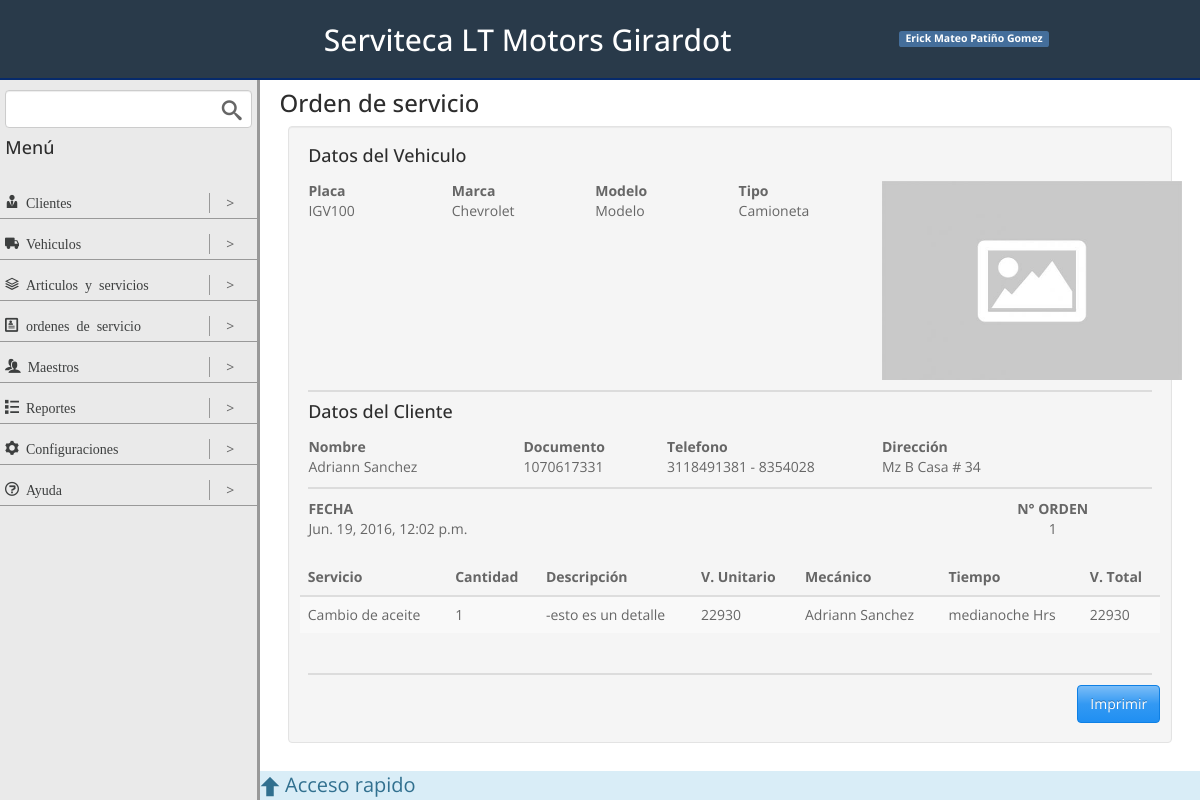
The page /orden-servicio/1/ on the database its author committed.
### ordenes_servicios/models.py (models this page shows, shortened)
class ordenServicioModel(models.Model):
	vehiculo = models.ForeignKey(vehiculoModel,null=False,blank=False)
	fecha = models.DateTimeField(null=False,blank=False,default=datetime.now)
	state = models.PositiveIntegerField(default = 1)

class ordenServicioDetalleModel(models.Model):
	servicio = models.ForeignKey(servicioModel,null=False,blank=False)
	cantidad = models.PositiveIntegerField(null=True,blank=True)
	valorUnitario = models.PositiveIntegerField(null=True,blank=True,verbose_name='V. Unitario')
	valorTotal = models.PositiveIntegerField(null=True,blank=True, verbose_name='V. Total')
	mecanico = models.ForeignKey(mecanicoModel,null=True,blank=True)
	ordenServicio = models.ForeignKey(ordenServicioModel,null=False,blank=False)
	time = models.TimeField(auto_now = False, null = True, blank = True)

### vehiculos/models.py (models this page shows, shortened)
class vehiculoModel(models.Model):
	placa = models.CharField(max_length=10, null=False, blank=False)
	cilindraje = models.IntegerField(null=True, blank=True)
	marca = models.ForeignKey(MarcaModel, null=True, blank=True)
	clase = models.CharField(max_length=50, null=True, blank=True)
	kilometraje_actual = models.CharField(max_length = 10, null = True, blank = True)
	soat = models.DateField(auto_now = False, null = True, blank = True)
	tipo = models.ForeignKey(tipoVehiculoModel, null=True, blank=True)
	cliente = models.ForeignKey(clienteModel, null=False, blank=False)
	foto = models.ImageField(upload_to = 'img/vehiculo/', default = 'img/none.jpg')
	class Meta:
		ordering = ['-pk']

class MarcaModel(models.Model):
	marca = models.CharField(max_length=50)
	def __str__(self):
		return u'%s' % (self.marca)

class tipoVehiculoModel(models.Model):
	nombre = models.CharField(max_length=50)
	def __str__(self):
		return u'%s' % (self.nombre)

### clientes/models.py (models this page shows, shortened)
class clienteModel(models.Model):
	nombre = models.CharField(max_length=35)
	apellido = models.CharField(max_length=35)
	documento = models.CharField(max_length=20)
	fnaci = models.DateField(blank=True, null=True)
	telefono = models.CharField(max_length=20, blank=True, null=True)
	celular = models.CharField(max_length=50)
	direccion = models.CharField(max_length=50, blank=True, null=True)
	email = models.EmailField(blank=True, null=True)
	def __str__(self):
		return u'%s %s' % (self.nombre, self.apellido)

### articulos_servicios/models.py (models this page shows, shortened)
class servicioModel(models.Model):
	nombre = models.CharField(max_length=100)
	valor =  models.PositiveIntegerField()
	servicio = models.BooleanField(default = True)
	grupo = models.ForeignKey(grupoServicioModel, blank = True, null = True)
	time = models.TimeField(default = '0:00:00')
	detail = models.CharField(max_length = 1000, default = '-')
	def __str__(self):
		return u'%s' % (self.nombre)

### maestros/models.py (models this page shows, shortened)
class mecanicoModel(models.Model):
	nombre = models.CharField(max_length=50)
	apellido = models.CharField(max_length=50)
	telefono = models.CharField(max_length=20, blank=True, null=True)
	celular = models.CharField(max_length=20)
	documento = models.CharField(max_length=20, blank=True, null=True)
	fnaci = models.DateField(blank=True, null=True)
	direccion = models.CharField(max_length=50, blank=True, null=True)
	activo = models.BooleanField(default=True)
	def __str__(self):
		return u'%s %s' % (self.nombre, self.apellido)

### ordenes_servicios/views.py (the view)
# urls.py: url(r'^orden-servicio/(?P<pk>[\w\-]+)/$', 'ordenes_servicios.views.detalleOrdenServicio', name = 'detalle_orden_servicio'),
def detalleOrdenServicio(request, pk):
	sum_tot = 0
	orden = get_or_none(ordenServicioModel, pk=pk)
	ordenDetalle = ordenServicioDetalleModel.objects.filter(ordenServicio = orden)
	context = {
		'orden' : orden,
		'ordenDetalle' : ordenDetalle,
	}
	return render(request,'detail_orden_servicio.html', context)

### app/utils.py (called while the page is built)
def get_or_none(Model, **kwargs):
	try:
		return Model.objects.get(**kwargs)
	except ObjectDoesNotExist:
		return None

### ordenes_servicios/templates/detail_orden_servicio.html
{% extends "base.html" %}
{% block contentViewTitle %}
	<h3>Orden de servicio</h3>
{% endblock contentViewTitle %}
{% load staticfiles %}
{% block content %}
<div class="well orden-servicio">
	<h4>Datos del Vehiculo</h4>
	<div class="row orden-datos-vehiculo">
		<div class="col-2">
			<span class="labelfield">Placa</span>
			<span class="dato">{{ orden.vehiculo.placa }}</span>
		</div>
		<div class="col-2">
			<span class="labelfield">Marca</span>
			<span class="dato">{{ orden.vehiculo.marca }}</span>
		</div>
		<div class="col-2">
			<span class="labelfield">Modelo</span>
			<span class="dato">Modelo</span>
		</div>
		<div class="col-2">
			<span class="labelfield">Tipo</span>
			<span class="dato">{{ orden.vehiculo.tipo }}</span>
		</div>
		<div class="col-4">
			<img src="{% static orden.vehiculo.foto %}" width="300px">
		</div>
	</div>
	<div class="separator-horizontal"></div>
	<h4>Datos del Cliente</h4>
	<div class="row orden-datos-cliente">
		<div class="col-3">
			<span class="labelfield">Nombre</span>
			<span class="dato">{{ orden.vehiculo.cliente }}</span>
		</div>
		<div class="col-2">
			<span class="labelfield">Documento</span>
			<span class="dato">{{ orden.vehiculo.cliente.documento }}</span>
		</div>
		<div class="col-3">
			<span class="labelfield">Telefono</span>
			<span class="dato">{{ orden.vehiculo.cliente.celular }} - {{ orden.vehiculo.cliente.telefono }}</span>
		</div>
		<div class="col-3">
			<span class="labelfield">Dirección</span>
			<span class="dato">{{ orden.vehiculo.cliente.direccion }}</span>
		</div>
	</div>
	<div class="separator-horizontal"></div>
	<div class="row">
		<div class="col-3">
			<span class="labelfield">FECHA</span>
			<span class="dato">{{ orden.fecha }}</span>
		</div>
		<div class="col-6"></div>
		<div class="col-3 center">
			<span class="labelfield">N° ORDEN</span>
			<span class="dato">{{ orden.id }}</span>
		</div>
	</div>
	<div class="row orden-datos-servicio">
		<table class="table table-striped table-hover ">
			<thead>
				<tr>
					<th>Servicio</th>
					<th>Cantidad</th>
					<th>Descripción</th>
					<th>V. Unitario</th>
					<th>Mecánico</th>
					<th>Tiempo</th>
					<th>V. Total</th>
				</tr>
			</thead>
			<tbody>
				{% for detalle in ordenDetalle %}
					<tr>
						<td>{{ detalle.servicio }}</td>
						<td>{{ detalle.cantidad }}</td>
						<td>{{ detalle.servicio.detail }}</td>
						<td>{{ detalle.valorUnitario }}</td>
						<td>{{ detalle.mecanico }}</td>
						<td>{{ detalle.servicio.time }} Hrs</td>
						<td>{{ detalle.valorTotal }}</td>
					</tr>
				{% endfor %}
			</tbody>
		</table>
	</div>
	<div class="separator-horizontal"></div>
		<div class="row end">
			<a href="{% url 'imprimir_orden_servicio' orden.pk %}" class="btn btn-info">Imprimir</a>
		</div>
</div>
{% endblock content %}

### app/templates/base.html (shortened to what this page needs)
{% load staticfiles %}
<!DOCTYPE html>
<html lang="en">
<head>
	<link href="{% static 'css/bootstrap.css' %}" rel="stylesheet">
	<link href="{% static 'css/styles.css' %}" rel="stylesheet">
	<link href="{% static 'css/timeTo.css' %}" rel="stylesheet">
</head>
<body>
	<div class="header">
		<div class="container header">
			<div class="row header bottom">
				<div class="col-6 app-name middle">
					<h2 class="app-name-title">Serviteca LT Motors Girardot</h2>
				</div>
				<div class="col-3 header-info middle">
					<span class="label label-primary"> Erick Mateo Patiño Gomez</span>
				</div>
			</div>
		</div>
	</div>
	<div class="content-main">
		<div class="menu-content">
			<div class="container">
				<div class="row menu-search">
					<input class="form-control" type="text">
					<span class="icon-search search-menu"></span>
				</div>
				<div class="row">
					<h4>Menú</h4>
				</div>
			</div>
			<div class="menu">
				{% include "menu.html" %}
			</div>
		</div>
		<div class="content-view">
			<div class="row quick-access-bar">
				<span class="icon-arrow-up icon"></span>
				<span>Acceso rapido</span>
			</div>
			<div class="container">
				<div class="row content-view-title middle">
					{% block contentViewTitle %}
					{% endblock contentViewTitle %}
				</div>
				{% block content %}
				{% endblock content %}
			</div>
		</div>
	</div>
</body>
</html>

### app/templates/menu.html (shortened to what this page needs)
<ul class="menu-list">
	<li class="menu-group">
		<div class="row menu-group-item">
			<a class="col-10 clk" href="#">
				<div>
					<span class="icon-user-tie"> Clientes</span>
				</div>
			</a>
			<div class="col-2 center middle show-submenu clk">
				<span>></span>
			</div>
		</div>
	</li>
	<li class="menu-group">
		<div class="row menu-group-item">
			<a class="col-10 clk" href="#">
				<div>
					<span class="icon-truck"> Vehiculos</span>
				</div>
			</a>
			<div class="col-2 center middle show-submenu clk">
				<span>></span>
			</div>
		</div>
	</li>
	<li class="menu-group">
		<div class="row menu-group-item">
			<a class="col-10 clk" href="#">
				<div>
					<span class="icon-stack"> Articulos y servicios</span>
				</div>
			</a>
			<div class="col-2 center middle show-submenu clk">
				<span>></span>
			</div>
		</div>
	</li>
	<li class="menu-group">
		<div class="row menu-group-item">
			<a class="col-10 clk" href="#">
				<div>
					<span class="icon-profile"> ordenes de servicio</span>
				</div>
			</a>
			<div class="col-2 center middle show-submenu clk">
				<span>></span>
			</div>
		</div>
	</li>
	<li class="menu-group">
		<div class="row menu-group-item">
			<a class="col-10 clk" href="#">
				<div>
					<span class="icon-users"> Maestros</span>
				</div>
			</a>
			<div class="col-2 center middle show-submenu clk">
				<span>></span>
			</div>
		</div>
	</li>
	<li class="menu-group">
		<div class="row menu-group-item">
			<a class="col-10 clk" href="#">
				<div>
					<span class="icon-list"> Reportes</span>
				</div>
			</a>
			<div class="col-2 center middle show-submenu clk">
				<span>></span>
			</div>
		</div>
	</li>
	<li class="menu-group">
		<div class="row menu-group-item">
			<a class="col-10 clk" href="#">
				<div>
					<span class="icon-cog"> Configuraciones</span>
				</div>
			</a>
			<div class="col-2 center middle show-submenu clk">
				<span>></span>
			</div>
		</div>
	</li>
	<li class="menu-group">
		<div class="row menu-group-item">
			<a class="col-10 clk" href="#">
				<div>
					<span class="icon-question"> Ayuda</span>
				</div>
			</a>
			<div class="col-2 center middle show-submenu clk">
				<span>></span>
			</div>
		</div>
	</li>
</ul>

### static/css/styles.css (style rules this page uses)
.container { margin-right:auto;margin-left:auto;padding-right:2%;padding-left:2%;max-width:98% }
.row { box-sizing:border-box;display:-webkit-flex;display:-ms-flexbox;display:-webkit-box;display:flex;-webkit-flex:0 1 auto;-ms-flex:0 1 auto;-webkit-box-flex:0;flex:0 1 auto;-webkit-flex-direction:row;-ms-flex-direction:row;-webkit-box-orient:horizontal;-webkit-box-direction:normal;flex-direction:row;-webkit-flex-wrap:wrap;-ms-flex-wrap:wrap;flex-wrap:wrap;margin-right:-1%;margin-left:-1% }
.col-0,.col-1,.col-2,.col-3,.col-4,.col-5,.col-6,.col-7,.col-8,.col-9,.col-10,.col-11,.col-12 { box-sizing:border-box;-webkit-flex:0 0 auto;-ms-flex:0 0 auto;-webkit-box-flex:0;flex:0 0 auto;padding-right:1%;padding-left:1% }
.col-2 { -ms-flex-preferred-size:16.667%;-webkit-flex-basis:16.667%;flex-basis:16.667%;max-width:16.667% }
.col-3 { -ms-flex-preferred-size:25%;-webkit-flex-basis:25%;flex-basis:25%;max-width:25% }
.col-4 { -ms-flex-preferred-size:33.333%;-webkit-flex-basis:33.333%;flex-basis:33.333%;max-width:33.333% }
.col-6 { -ms-flex-preferred-size:50%;-webkit-flex-basis:50%;flex-basis:50%;max-width:50% }
.col-10 { -ms-flex-preferred-size:83.333%;-webkit-flex-basis:83.333%;flex-basis:83.333%;max-width:83.333% }
.center { -webkit-justify-content:center;-ms-flex-pack:center;-webkit-box-pack:center;justify-content:center;text-align:center }
.end { -webkit-justify-content:flex-end;-ms-flex-pack:end;-webkit-box-pack:end;justify-content:flex-end;text-align:end }
.middle { -webkit-align-items:center;-ms-flex-align:center;-webkit-box-align:center;align-items:center }
.bottom { -webkit-align-items:flex-end;-ms-flex-align:end;-webkit-box-align:end;align-items:flex-end }
[class^="icon-"],[class*=" icon-"] { font-family:'autocontrol';speak:none;font-style:normal;font-weight:normal;font-variant:normal;text-transform:none;line-height:1;-webkit-font-smoothing:antialiased;-moz-osx-font-smoothing:grayscale }
.icon-profile:before { content:"\e923" }
.icon-stack:before { content:"\e92e" }
.icon-users:before { content:"\e972" }
.icon-user-tie:before { content:"\e976" }
.icon-search:before { content:"\e986" }
.icon-cog:before { content:"\e994" }
.icon-truck:before { content:"\e9b0" }
.icon-list:before { content:"\e9ba" }
.icon-question:before { content:"\ea09" }
.icon-arrow-up:before { content:"\ea32" }
html,body { height:100% }
h1,h2,h3,h4 { margin:0 }
h4 { margin-bottom:15px }
ul { margin:0;padding:0 }
li { list-style:none }
a { color:#3d3f3f;text-decoration:none }
input { margin:0 }
input[type="text"] { width:100% }
.header { background-color:#293a4a;border-bottom:2px solid #062a6b;height:80px;color:#fff }
.app-name { height:100%;display:flex }
.app-name-title { color:#fff;display:inline-block;margin-right:10px }
.header-info { height:100%;display:flex }
.content-view { width:calc(100% - 260px);overflow:overlay; }
.content-view-title { margin-bottom:10px;margin-top:10px }
.menu-content { background-color:#eaeaea;border-right:3px solid #999;width:260px }
.menu-search { margin-top:10px;margin-bottom:10px;position:relative }
.search-menu { position:absolute;top:10px;font-size:20px;right:10px }
.content-main { display:flex;height:calc(100% - 80px) }
.menu-list { margin:0;margin-top:15px;padding:0; }
.menu-list li { list-style:none }
.menu-group { border-bottom:1px solid #999;margin-bottom:10px }
.menu-group-item { padding:5px;margin-right:1px; }
.menu-group-item a { color:#3d3f3f;text-decoration:none;border-right:1px solid #999 }
.show-submenu { cursor:pointer }
.quick-access-bar { background-color:#d9edf7;color:#31708f;font-size:20px;margin:0;padding-right:10px;width:calc(100% - 260px);position:absolute;bottom:0; }
.quick-access-bar .icon { padding-top:5px;padding-right:5px }
.separator-horizontal { border-bottom:2px solid #dcdcdc;margin-top:10px;margin-bottom:10px }
.orden-servicio .labelfield { display:inherit;font-weight:bold }
.orden-servicio .dato { display:inherit }
.orden-datos-servicio { margin-top:20px;margin-bottom:20px }

### rows shown on the page
ordenServicioModel: vehiculo.placa "IGV100", vehiculo.marca "Chevrolet", vehiculo.tipo "Camioneta", vehiculo.foto (placeholder picture), vehiculo.cliente "Adriann Sanchez", vehiculo.cliente.documento "1070617331", vehiculo.cliente.celular "3118491381", vehiculo.cliente.telefono "8354028", vehiculo.cliente.direccion "Mz B Casa # 34", fecha "Jun. 19, 2016, 12:02 p.m.", id "1"
ordenServicioDetalleModel: servicio "Cambio de aceite", cantidad "1", servicio.detail "-esto es un detalle", valorUnitario "22930", mecanico "Adriann Sanchez", servicio.time "medianoche", valorTotal "22930"
